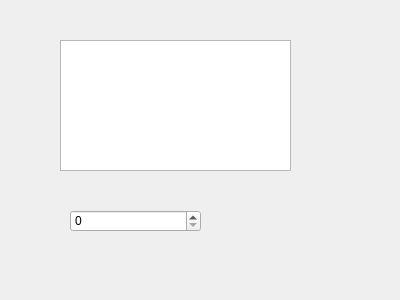
<?xml version="1.0" encoding="UTF-8"?>
<ui version="4.0">
 <class>Widget</class>
 <widget class="QWidget" name="Widget">
  <property name="geometry">
   <rect>
    <x>0</x>
    <y>0</y>
    <width>400</width>
    <height>300</height>
   </rect>
  </property>
  <property name="windowTitle">
   <string>Widget</string>
  </property>
  <widget class="QTextEdit" name="textEdit">
   <property name="geometry">
    <rect>
     <x>60</x>
     <y>40</y>
     <width>231</width>
     <height>131</height>
    </rect>
   </property>
  </widget>
  <widget class="QSpinBox" name="spinBox">
   <property name="geometry">
    <rect>
     <x>70</x>
     <y>210</y>
     <width>131</width>
     <height>22</height>
    </rect>
   </property>
  </widget>
 </widget>
 <layoutdefault spacing="6" margin="11"/>
 <resources/>
 <connections/>
</ui>
